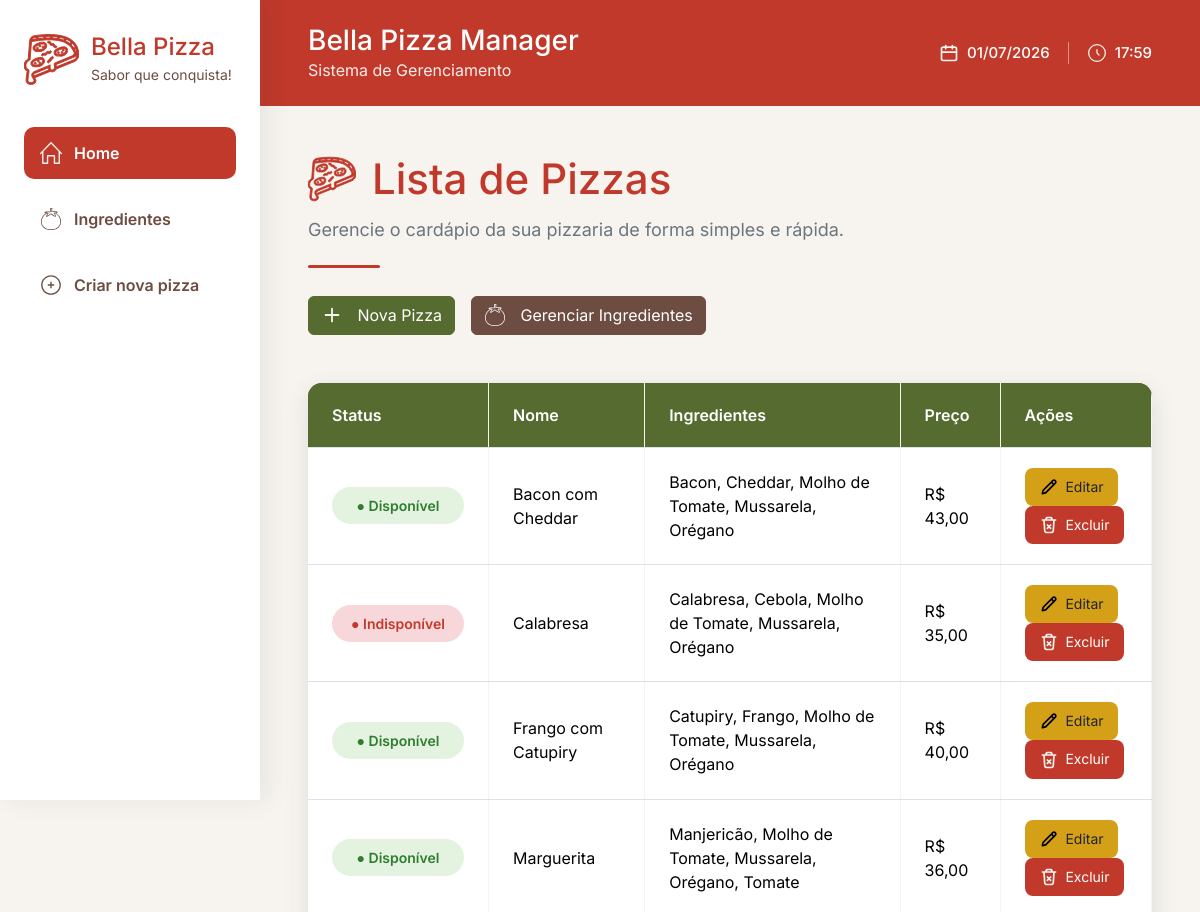
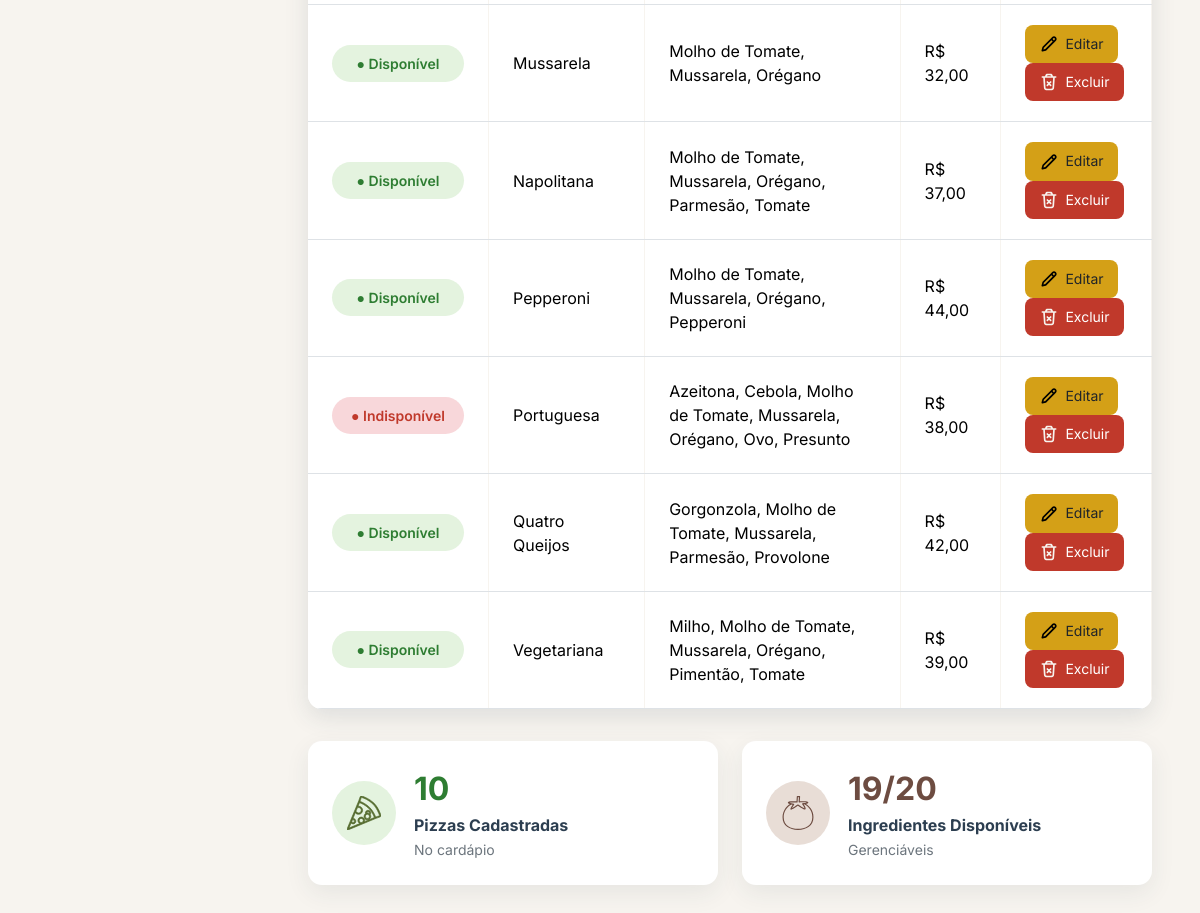
The page / on the database its author committed (2 pictures, top to bottom).
### tables this page shows
CREATE TABLE `pizzas` (
  `id` int NOT NULL,
  `nome` varchar(100) NOT NULL,
  `preco` decimal(10,2) NOT NULL
);

### controllers/PizzaController.php (called while the page is built, shortened)
<?php
require_once 'models/PizzaModel.php';
class PizzaController
{
    private $model;
    public function __construct($pdo)
    {
        $this->model = new PizzaModel($pdo);
    }
    public function listar()
    {
        $pizzas = $this->model->listar();
        $totalIngredientesDisponiveis = $this->model->contarIngredientesDisponiveis();
        $totalIngredientes = $this->model->totalIngredientes();
        require 'views/home/index.php';
    }
}

### models/PizzaModel.php (called while the page is built, shortened)
<?php
class PizzaModel
{
    private $pdo;
    public function __construct($pdo)
    {
        $this->pdo = $pdo;
    }
    public function listar()
    {
        $sql = "SELECT
                p.id,
                p.nome,
                p.preco,
                GROUP_CONCAT(ing.nome ORDER BY ing.nome SEPARATOR ', ') AS ingredientes,
                CASE
                    WHEN COUNT(i.id) > 0 THEN 0
                    ELSE 1
                END AS disponivel
            FROM pizzas p
            LEFT JOIN pizza_ingredientes pi ON p.id = pi.pizza_id
            LEFT JOIN ingredientes ing ON pi.ingrediente_id = ing.id
            LEFT JOIN ingredientes i ON pi.ingrediente_id = i.id AND i.disponivel = 0
            GROUP BY p.id, p.nome, p.preco
            ORDER BY p.nome";
        $stmt = $this->pdo->query($sql);
        return $stmt->fetchAll(PDO::FETCH_ASSOC);
    }
    public function contarIngredientesDisponiveis()
    {
        $sql = "SELECT COUNT(*) FROM ingredientes WHERE disponivel = 1";
        $stmt = $this->pdo->query($sql);
        return $stmt->fetchColumn();
    }
    public function totalIngredientes()
    {
        $sql = "SELECT COUNT(*) FROM ingredientes";
        return $this->pdo->query($sql)->fetchColumn();
    }
}

### views/home/index.php (the view, shortened to what this page needs)
<!DOCTYPE html>
<html lang="pt-BR">
<head>
    <link href="https://cdn.jsdelivr.net/npm/bootstrap@5.3.7/dist/css/bootstrap.min.css" rel="stylesheet">
    <link rel="stylesheet" href="public/css/style.css">
</head>
<body>
    <div class="app-layout">
        <aside class="sidebar">
            <div class="sidebar-logo">
                <div class="sidebar-icon">
                    <img src="public/img/icon_pizza_logo.svg" alt="Icone Bella Pizza">
                </div>
                <div>
                    <h2>Bella Pizza</h2>
                    <span>Sabor que conquista!</span>
                </div>
            </div>
            <nav class="sidebar-menu">
                <a href="index.php" class="sidebar-link active">
                    <img
                        src="public/img/icon_home_white.svg"
                        alt="Dashboard"
                        class="sidebar-menu-icon">
                    Home
                </a>
                <a href="?acao=ingredientes" class="sidebar-link">
                    <img
                        src="public/img/icon_ingredient_brown.svg"
                        alt="Ingredientes"
                        class="sidebar-menu-icon">
                    Ingredientes
                </a>
                <a href="?acao=create" class="sidebar-link">
                    <img
                        src="public/img/icon_add_brown.svg"
                        alt="Criar nova pizza"
                        class="sidebar-menu-icon">
                    Criar nova pizza
                </a>
            </nav>
        </aside>
        <main class="main-content">
            <header class="topbar">
                <div>
                    <h1>Bella Pizza Manager</h1>
                    <p>Sistema de Gerenciamento</p>
                </div>
                <div class="topbar-info">
                    <span class="topbar-item">
                        <img
                            src="public/img/icon_calendar_white.svg"
                            alt="Calendário"
                            class="topbar-icon">
                        <?= date('d/m/Y'); ?>
                    </span>
                    <span class="topbar-item">
                        <img
                            src="public/img/icon_clock_white.svg"
                            alt="Horário"
                            class="topbar-icon">
                        <span id="horaAtual"><?= date('H:i'); ?></span>
                    </span>
                </div>
            </header>
            <section class="page-header">
                <div>
                    <h2 class="dashboard-title">
                        <img src="public/img/icon_pizza_logo.svg"
                            alt="Icone de pizza Dashboard"
                            class="dashboard-icon">
                        Lista de Pizzas
                    </h2>
                    <p>Gerencie o cardápio da sua pizzaria de forma simples e rápida.</p>
                    <div class="section-divider"></div>
                </div>
                <div class="page-actions">
                    <a href="?acao=create" class="btn btn-primary">
                        <img
                            src="public/img/icon_add_button.svg"
                            alt="Nova Pizza"
                            class="button-icon">
                        Nova Pizza
                    </a>
                    <a href="?acao=ingredientes" class="btn btn-ingredientes">
                        <img
                            src="public/img/icon_ingredient_white.svg"
                            alt="Gerenciar Ingredientes"
                            class="button-icon">
                        Gerenciar Ingredientes
                    </a>
                </div>
            </section>
            <div class="table-card">
                <table class="table mb-0">
                    <thead>
                        <tr>
                            <th>Status</th>
                            <th>Nome</th>
                            <th>Ingredientes</th>
                            <th>Preço</th>
                            <th>Ações</th>
                        </tr>
                    </thead>
                    <tbody>
                        <?php foreach ($pizzas as $pizza): ?>
                            <tr>
                                <td>
                                    <?php if ($pizza['disponivel']): ?>
                                        <span class="status-badge status-success">● Disponível</span>
                                    <?php else: ?>
                                        <span class="status-badge status-danger">● Indisponível</span>
                                    <?php endif; ?>
                                </td>
                                <td><?= htmlspecialchars($pizza['nome']); ?></td>
                                <td><?= htmlspecialchars($pizza['ingredientes'] ?? 'Sem ingredientes'); ?></td>
                                <td>R$ <?= number_format($pizza['preco'], 2, ',', '.'); ?></td>
                                <td>
                                    <a href="?acao=edit&id=<?= $pizza['id']; ?>" class="btn btn-edit btn-sm">
                                        <img
                                            src="public/img/icon_pencil_black.svg"
                                            alt="Editar"
                                            class="action-icon">
                                        Editar
                                    </a>
                                    <a
                                        href="#"
                                        class="btn btn-delete btn-sm btn-excluir"
                                        data-url="?acao=delete&id=<?= $pizza['id']; ?>"
                                        data-nome="<?= htmlspecialchars($pizza['nome']); ?>">
                                        <img
                                            src="public/img/icon_trash_white.svg"
                                            alt="Excluir"
                                            class="action-icon">
                                        Excluir
                                    </a>
                                </td>
                            </tr>
                        <?php endforeach; ?>
                    </tbody>
                </table>
            </div>
            <section class="stats-grid">
                <div class="stat-card">
                    <div class="stat-icon stat-green">
                        <img src="public/img/icon_pizza_green.svg" alt="Pizzas cadastradas" class="stat-icon-img">
                    </div>
                    <div>
                        <strong><?= count($pizzas); ?></strong>
                        <span>Pizzas Cadastradas</span>
                        <small>No cardápio</small>
                    </div>
                </div>
                <div class="stat-card">
                    <div class="stat-icon stat-brown">
                        <img src="public/img/icon_ingredient_brown.svg" alt="Ingredientes disponíveis" class="stat-icon-img">
                    </div>
                    <div>
                        <strong class="text-brown">
                            <?= $totalIngredientesDisponiveis; ?>/<?= $totalIngredientes; ?>
                        </strong>
                        <span>Ingredientes Disponíveis</span>
                        <small>Gerenciáveis</small>
                    </div>
                </div>
            </section>
        </main>
    </div>
</body>
</html>

### index.php (shortened to what this page needs)
<?php
require_once 'config/database.php';
require_once 'controllers/PizzaController.php';
require_once 'controllers/IngredienteController.php';
$controller = new PizzaController($pdo);
$acao = $_GET['acao'] ?? 'listar';
switch ($acao) {
    case 'listar':
        $controller->listar();
        break;
}

### public/css/style.css (style rules this page uses)
body { font-family: 'Inter', Arial, sans-serif; background-color: #F7F4EF; color: #2C3E50; }
.btn-primary { background-color: #556B2F; border-color: #556B2F; color: #FFFFFF; }
.btn-ingredientes { background-color: #6D4C41; border-color: #6D4C41; color: #FFFFFF; }
.btn-edit { background: #D4A017; color: #212529; border: none; padding: 8px 14px; border-radius: 8px; }
.btn-delete { background: #C0392B; color: white; border: none; padding: 8px 14px; border-radius: 8px; }
.app-layout { display: flex; min-height: 100vh; background: #F7F4EF; }
.sidebar { width: 260px; background: #FFFFFF; padding: 32px 24px; box-shadow: 8px 0 24px rgba(44, 62, 80, 0.08); position: sticky; top: 0; height: 100vh; overflow-y: auto; }
.main-content { flex: 1; background-color: #F7F4EF; }
.sidebar-logo { display: flex; gap: 12px; align-items: center; margin-bottom: 40px; }
.sidebar-icon img { width: 55px; height: 55px; display: block; }
.sidebar-logo h2 { margin: 0; font-size: 24px; color: #C0392B; }
.sidebar-logo span { font-size: 14px; color: #6D4C41; }
.sidebar-menu { display: flex; flex-direction: column; gap: 14px; }
.sidebar-link.active { background-color: #C0392B; color: #FFFFFF; }
.topbar { background: #C0392B; color: #FFFFFF; padding: 24px 48px; display: flex; justify-content: space-between; align-items: center; }
.topbar h1 { margin: 0; font-size: 28px; }
.topbar p { margin: 0; opacity: 0.9; }
.topbar-info { display: flex; align-items: center; gap: 18px; font-weight: 500; font-size: 15px; }
.page-header { padding: 48px; }
.section-divider { width: 72px; height: 3px; background-color: #C0392B; border-radius: 999px; margin: 22px 0 28px; }
.page-header h2 { font-size: 42px; font-weight: 500; color: #C0392B; margin-bottom: 12px; }
.page-header p { color: #6c757d; font-size: 18px; font-weight: 400; margin-bottom: 22px; }
.page-actions { display: flex; gap: 16px; margin-top: 0; }
.stats-grid { display: grid; grid-template-columns: repeat(2, minmax(240px, 1fr)); gap: 24px; margin: 32px 48px; }
.stat-card { background: #FFFFFF; border-radius: 14px; padding: 24px; display: flex; gap: 18px; align-items: center; box-shadow: 0 8px 24px rgba(44, 62, 80, 0.08); }
.stat-icon { width: 64px; height: 64px; border-radius: 50%; display: flex; align-items: center; justify-content: center; font-size: 30px; }
.stat-green { background: #E4F3DF; }
.stat-brown { background: #E8DDD6; }
.stat-card strong { display: block; font-size: 32px; color: #2E7D32; }
.stat-card span { display: block; font-weight: 700; }
.stat-card small { color: #6c757d; }
.stat-icon-img { width: 34px; height: 34px; object-fit: contain; }
.dashboard-title { display: flex; align-items: center; gap: 16px; }
.dashboard-icon { width: 48px; height: 48px; flex-shrink: 0; }
.table-card { margin: 0 48px; background: #FFFFFF; border-radius: 14px; overflow: hidden; box-shadow: 0 8px 24px rgba(44, 62, 80, 0.12); }
.table-card thead tr { background-color: #556B2F; }
.table-card thead th { background-color: #556B2F; color: #FFFFFF; font-weight: 600; }
.table-card th, .table-card td { padding: 20px 24px; vertical-align: middle; border-right: 1px solid #F7F4EF }
.table tbody td { border-top: 1px solid #F7F4EF; }
.status-badge { display: inline-flex; align-items: center; justify-content: center; white-space: nowrap; min-width: 132px; padding: 8px 14px; border-radius: 999px; font-weight: 600; font-size: 14px; }
.status-success { background: #E4F3DF; color: #2E7D32; }
.status-danger { background: #F8D7DA; color: #C0392B; }
.text-brown { color: #6D4C41 !important; }
.sidebar-menu-icon { width: 22px; height: 22px; object-fit: contain; margin-right: 12px; display: block; flex-shrink: 0; }
.sidebar-link { display: flex; align-items: center; text-decoration: none; color: #6D4C41; font-weight: 600; padding: 14px 16px; border-radius: 10px; }
.button-icon { width: 22px; height: 22px; object-fit: contain; display: inline-block; vertical-align: middle; position: relative; top: -2px; margin-right: 10px; }
.topbar-item { display: flex; align-items: center; }
.topbar-icon { width: 20px; height: 20px; object-fit: contain; margin-right: 8px; display: block; flex-shrink: 0; }
.action-icon { width: 20px; height: 20px; object-fit: contain; margin-right: 3px; display: inline-block; vertical-align: middle; position: relative; top: -1px; }

### rows shown on the page
pizzas: shows "● Disponível", nome "Bacon com Cheddar", ingredientes "Bacon, Cheddar, Molho de Tomate, Mussarela, Orégano", preco "43,00"
pizzas: shows "● Indisponível", nome "Calabresa", ingredientes "Calabresa, Cebola, Molho de Tomate, Mussarela, Orégano", preco "35,00"
pizzas: shows "● Disponível", nome "Frango com Catupiry", ingredientes "Catupiry, Frango, Molho de Tomate, Mussarela, Orégano", preco "40,00"
pizzas: shows "● Disponível", nome "Marguerita", ingredientes "Manjericão, Molho de Tomate, Mussarela, Orégano, Tomate", preco "36,00"
pizzas: shows "● Disponível", nome "Mussarela", ingredientes "Molho de Tomate, Mussarela, Orégano", preco "32,00"
pizzas: shows "● Disponível", nome "Napolitana", ingredientes "Molho de Tomate, Mussarela, Orégano, Parmesão, Tomate", preco "37,00"
pizzas: shows "● Disponível", nome "Pepperoni", ingredientes "Molho de Tomate, Mussarela, Orégano, Pepperoni", preco "44,00"
pizzas: shows "● Indisponível", nome "Portuguesa", ingredientes "Azeitona, Cebola, Molho de Tomate, Mussarela, Orégano, Ovo, Presunto", preco "38,00"
pizzas: shows "● Disponível", nome "Quatro Queijos", ingredientes "Gorgonzola, Molho de Tomate, Mussarela, Parmesão, Provolone", preco "42,00"
pizzas: shows "● Disponível", nome "Vegetariana", ingredientes "Milho, Molho de Tomate, Mussarela, Orégano, Pimentão, Tomate", preco "39,00"

### other values the page prints
count($pizzas) "10"
$totalIngredientesDisponiveis "19"
$totalIngredientes "20"
